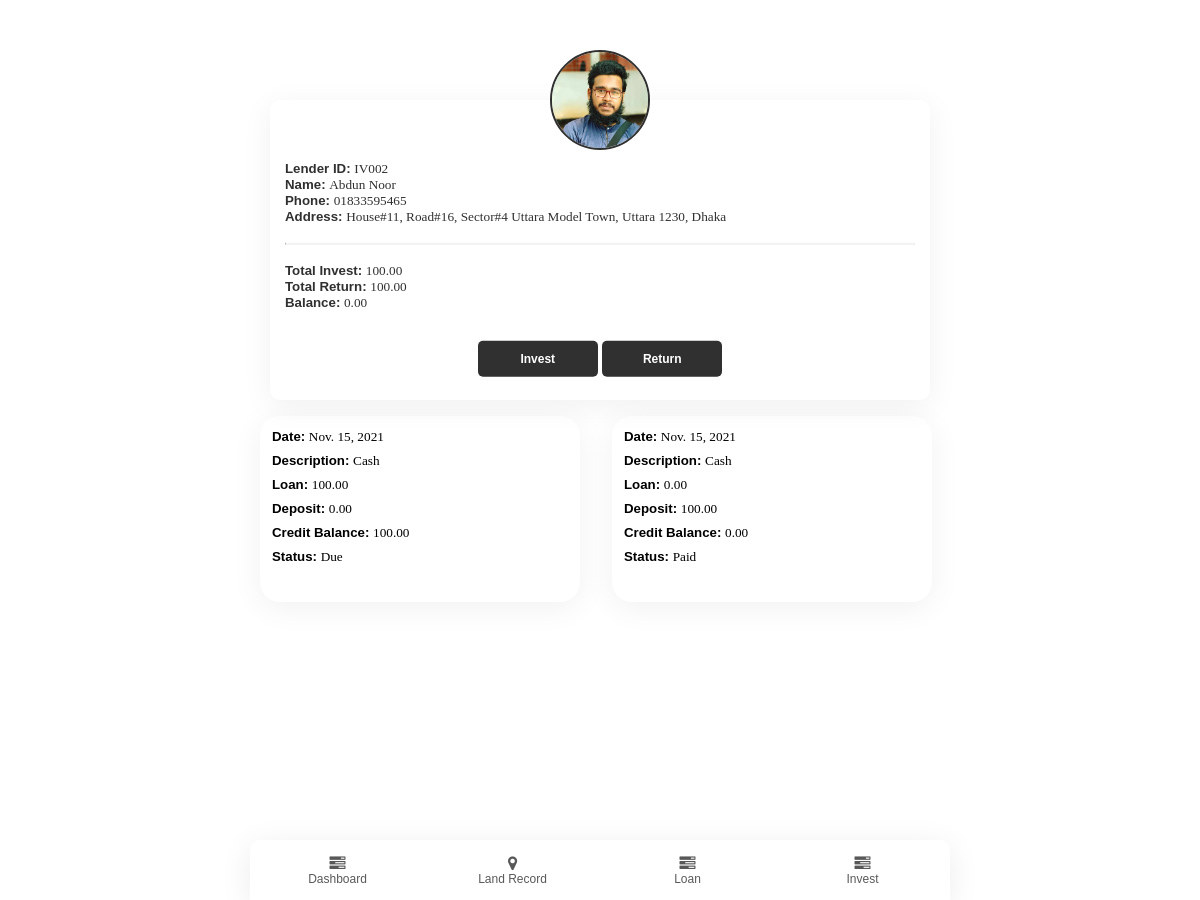
The app's page /lenderprofile/2 (signed in) with its own data.
### app/models.py (models this page shows)
class Lender(models.Model):
    lenderName = models.CharField(max_length=50)
    phone = models.CharField(max_length=15, blank=True, null= True)
    address = models.TextField(blank=True, null= True)
    img = models.ImageField(default='avatar.png', upload_to='pics')
    investor = models.ForeignKey(User, on_delete=models.SET_NULL, blank=True, null=True)
    totalbalance = models.FloatField(default=0, null=True, blank=True)
    def __str__(self):
        return "IV00" +str(self.id)

class Invest(models.Model):
    lender = models.ForeignKey(Lender, on_delete=models.SET_NULL, blank=True, null=True)
    description = models.TextField(blank=True, null= True)
    invest = models.FloatField(default=0, null=True, blank=True)
    retern = models.FloatField(default=0, null=True, blank=True)
    balance = models.FloatField(default=0, null=True, blank=True)
    date = models.DateField( default=datetime.date.today)
    status = models.BooleanField(default=False, null=True, blank=False)

### app/views.py (the view)
# urls.py: path('lenderprofile/<int:id>', views.lenderprofile, name='lenderprofile'),
@login_required(login_url='login')
def lenderprofile(request, id):
    if request.method == 'POST' and request.FILES['img']:
        i = request.FILES['img']
        profile = Lender.objects.get(id=id)
        profile.img = i
        profile.save()
        return redirect("lenderprofile", id)
    else:
        profile = Lender.objects.get(id=id)
        accounts = Invest.objects.filter(lender=profile).order_by('date')
        total_invest, total_return, b = total_count_lender(accounts)
        return render(request, "app/lenderprofile.html",{
            "profile": profile,
            "accounts": accounts,
            "total_return": total_return,
            "total_invest": total_invest,
            "Due": b,
        })

### app/views.py (called while the page is built)
def total_count_lender(accounts):
    total_invest = 0
    total_return = 0
    b = 0
    for account in accounts:
        total_invest = total_invest + account.invest
        total_return = total_return + account.retern
    b = total_invest - total_return
    return total_invest, total_return, b

### app/templates/app/lenderprofile.html (shortened to what this page needs)
{% extends "app/layout.html" %}
{% block body %}
<header class="profile" style="text-align: center;">
  <div class="image-upload">
    <label onclick="imagePreview(imgbtn)" id="imgbtn">
        <img src="{{ profile.img.url }}" />
    </label>
</div>
  <div class="info">
      <h5>Lender ID: <span class="lightword">{{ profile }}</span></h5>
      <h5>Name: <span class="lightword">{{ profile.lenderName }}</span></h5>
      <h5>Phone: <span class="lightword">{{ profile.phone }}</span></h5>
      <h5>Address: <span class="lightword">{{ profile.address }}</span></h5>
      <br>
      <hr>
      <br>
      <h5>Total Invest: <span class="lightword">{{ total_invest|floatformat:2 }}</span></h5>
      <h5>Total Return: <span class="lightword">{{ total_return|floatformat:2 }}</span></h5>
      <h5>Balance: <span class="lightword">{{ Due|floatformat:2 }}</span></h5>
      <br>
      <div class="buttondiv">
          <button class="samebuttons" type="button" onclick="ModalFunc(loanbtn)" id="loanbtn">Invest</button>
          <button class="samebuttons" type="button" onclick="ModalFunc(depositbtn)" id="depositbtn">Return</button>
      </div>
  </div>
</header>
<div class="list-cards">
  {% for account in accounts %}
  <div class="card list">
      <h5>Date: <span class="lightword">{{ account.date }}</span></h5>
      <h5>Description: <span class="lightword">{{ account.description }}</span></h5>
      <h5>Loan: <span class="lightword">{{ account.invest|floatformat:2 }}</span></h5>
      <h5>Deposit: <span class="lightword">{{ account.retern|floatformat:2 }}</span></h5>
      <h5>Credit Balance: <span class="lightword">{{ account.balance|floatformat:2 }}</span></h5>
      <h5>Status: <span class="lightword">{% if account.status %} Paid {% else %} Due {% endif %}</span></h5>
  </div>
  {% endfor %}
</div>
{% endblock %}

### app/static/app/css/main.css (style rules this page uses)
* { margin: 0; padding: 0; box-sizing: border-box; font-family: 'Poppins', sans-serif; }
html, body { height: 100%; max-width: 700px; margin: auto; }
header { margin: 50px 20px 0 20px; color: #313030; }
.list-cards, .dashcards { display: flex; flex-flow: row wrap; gap: 12px; margin: 0 auto; padding-bottom: 50px; }
.card { width: 320px; height: 117px; margin: 16px 10px; box-shadow: 0px 6px 32px rgba(0, 0, 0, 0.06); border-radius: 20px; }
.samebuttons, .menuCard button { width: 120px; height: 36px; background: #313030; border-radius: 5px; color: white; border: none; cursor: pointer; font-weight: 600; font-size: 12px; }
.list { padding: 12px; height: 186px; }
.list h5 { margin-bottom: 6px; line-height: 18px; }
.lightword { font-family: Poppins; font-style: normal; font-weight: 500; }
.buttondiv { text-align: center; margin-top: 12px; }
.profile { background: #ffffff; box-shadow: 0px 6px 32px rgba(0, 0, 0, 0.06); border-radius: 10px; margin-top: 100px; height: 300px; }
.profile img { width: 100px; height: 100px; background: url(.jpg), #C4C4C4; border-radius: 50%; object-fit: cover; border: 2px solid #313030; box-sizing: border-box; transform: translatey(-50%); }
.info { transform: translatey(-20%); margin: 0 15px; text-align: left; }
.info hr { border-top: 1px solid #F2F2F2; }

### records on screen
Lender: img (picture), id "IV002", lenderName "Abdun Noor", phone "01833595465", address "House#11, Road#16, Sector#4 Uttara Model Town, Uttara 1230, Dhaka"
Invest: date "Nov. 15, 2021", description "Cash", invest "100.00", retern "0.00", balance "100.00", status "Due"
Invest: date "Nov. 15, 2021", description "Cash", invest "0.00", retern "100.00", balance "0.00", status "Paid"

### other values on screen
{{ total_invest|floatformat:2 }} "100.00"
{{ total_return|floatformat:2 }} "100.00"
{{ Due|floatformat:2 }} "0.00"
